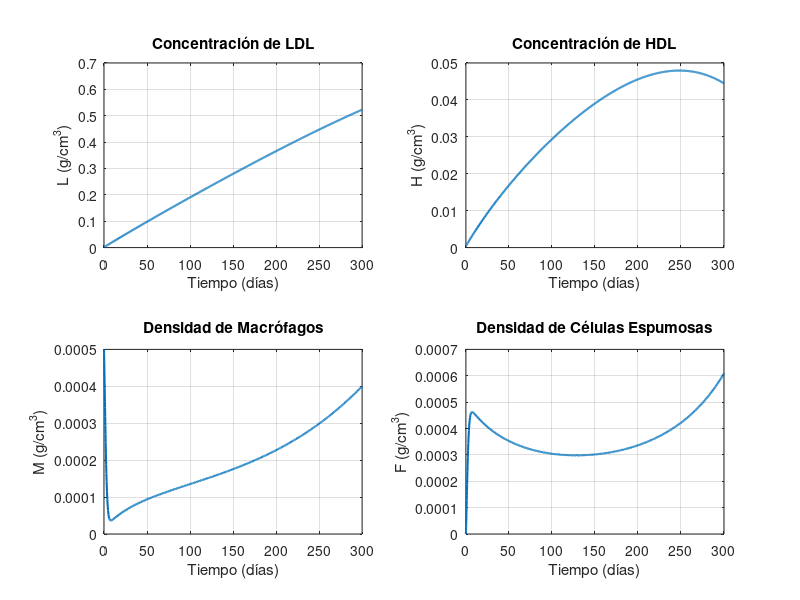
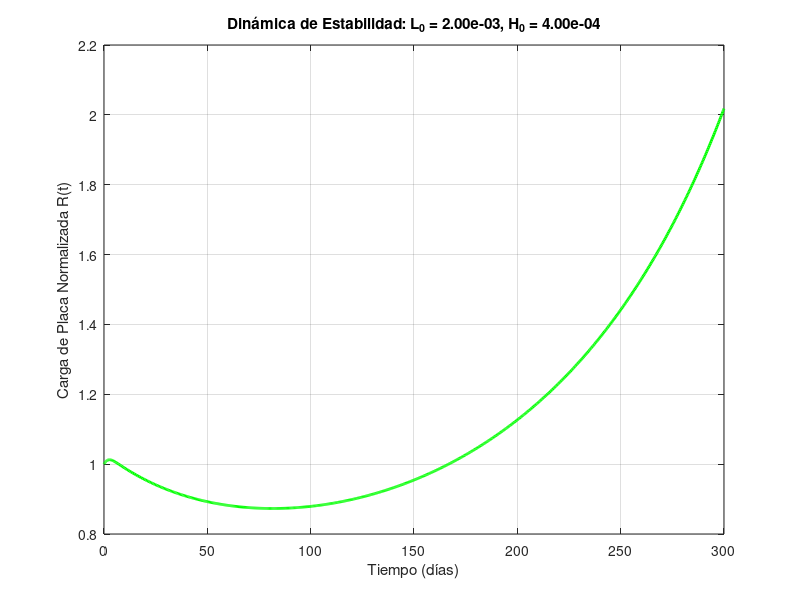

MATLAB code for these plots, in order:
%%% Simulación principal para el Modelo de Crecimiento de Placa de Aterosclerosis
%%% Adaptado para usabilidad y reproducibilidad en GNU Octave
%%% Basado en: Friedman, Hao, & Hu (2015)
%%%========================================================================

function test3()
    % 1. Parámetros (Uso de estructura para evitar variables globales)
    p.k_1 = 1.4;        % Tasa de ingestión de LDL por macrófagos (/día)
    p.k_2 = 10;         % Tasa de consumo de HDL (/día)
    p.K_1 = 1e-2;       % Constante de Michaelis-Menten para LDL (g/cm^3)
    p.K_2 = 0.5;        % Constante de Michaelis-Menten para HDL (g/cm^3)
    p.mu_1 = 0.003;     % Tasa de muerte de macrófagos (/día)
    p.mu_2 = 0.005;     % Tasa de muerte de células espumosas (/día)
    p.r_1 = 2.4e-5;     % Tasa de degradación de LDL (/día)
    p.r_2 = 5.5e-7;     % Tasa de degradación de HDL (/día)
    p.lambda = 2.57e-3; % Tasa de activación de macrófagos (día)
    p.delta = 2.54e-5;  % Factor de inhibición (g/cm^3)
    p.M_0 = 5e-4;       % Densidad basal de macrófagos (g/cm^3)
    p.L_0 = 200e-5;     % Concentración de LDL en sangre (g/cm^3)
    p.H_0 = 40e-5;      % Concentración de HDL en sangre (g/cm^3)

    % 2. Condiciones Iniciales [L, H, M, F]
    z_ini = [p.L_0, p.H_0, p.M_0, 0]; 
    tspan = [0, 300];           % Simulación de 300 días

    % 3. Resolver las EDOs
    % Uso de función anónima para pasar la estructura de parámetros.
    % Los "Function handles" (@) son la sintaxis preferida en GNU Octave y MATLAB.
    try
        [t, z] = ode15s(@(t, z) odefun(t, z, p), tspan, z_ini);
    catch
        % Respaldo para entornos donde ode15s no está disponible o falla
        warning('ode15s falló, intentando con ode45...');
        [t, z] = ode45(@(t, z) odefun(t, z, p), tspan, z_ini);
    end

    % 4. Procesamiento de Resultados
    % R representa la carga de placa normalizada (M+F relativo al M0 basal)
    R = (z(:,3) + z(:,4)) ./ p.M_0;

    % 5. Graficación
    figure(1);
    % Verificar existencia de sgtitle (MATLAB R2018b+ u Octave reciente)
    if exist('sgtitle', 'file') || exist('sgtitle', 'builtin')
        sgtitle('Evolución Temporal de los Componentes de la Placa');
    end

    titles = {'Concentración de LDL', 'Concentración de HDL', ...
              'Densidad de Macrófagos', 'Densidad de Células Espumosas'};
    ylabels = {'L (g/cm^3)', 'H (g/cm^3)', 'M (g/cm^3)', 'F (g/cm^3)'};

    for i = 1:4
        subplot(2,2,i);
        plot(t, z(:,i), 'LineWidth', 1.5);
        title(titles{i}); xlabel('Tiempo (días)'); ylabel(ylabels{i});
        grid on;
    end

    figure(2);
    plot(t, R, 'g', 'LineWidth', 2);
    xlabel('Tiempo (días)'); ylabel('Carga de Placa Normalizada R(t)');
    title(sprintf('Dinámica de Estabilidad: L_0 = %.2e, H_0 = %.2e', p.L_0, p.H_0));
    grid on;
end

function dz = odefun(t, z, p)
    % Desempaquetar variables de estado
    L = z(1); H = z(2); M = z(3); F = z(4);
    dz = zeros(4,1);

    % Ecuaciones Diferenciales (Friedman et al., 2015)
    dz(1) = p.L_0 - p.k_1*M*L/(p.K_1+L) - p.r_1*L; % LDL
    dz(2) = p.H_0 - p.k_2*H*F/(p.K_2+F) - p.r_2*H; % HDL
    dz(3) = - p.k_1*M*L/(p.K_1+L) + p.k_2*H*F/(p.K_2+F) + ...
             p.lambda*M*L/(H-p.delta) - p.mu_1*M; % Macrófagos
    dz(4) = p.k_1*M*L/(p.K_1+L) - p.k_2*H*F/(p.K_2+F) - p.mu_2*F; % Células Espumosas
end
